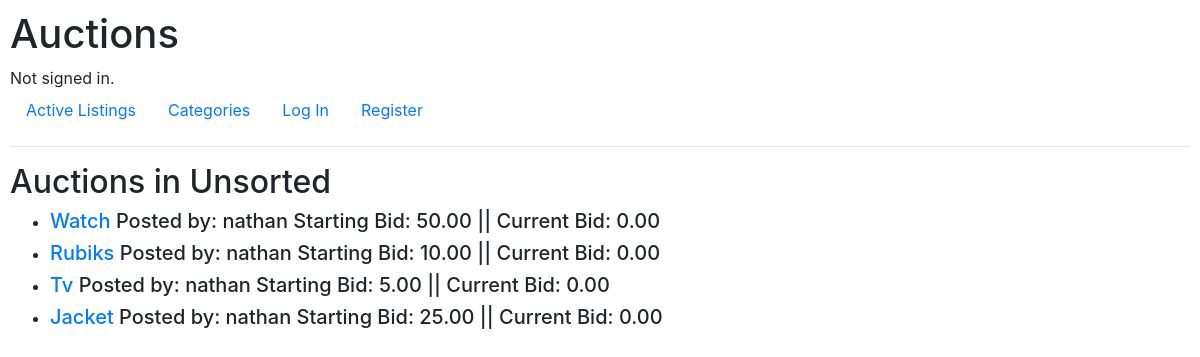
The app's page /categories/Unsorted, older data.
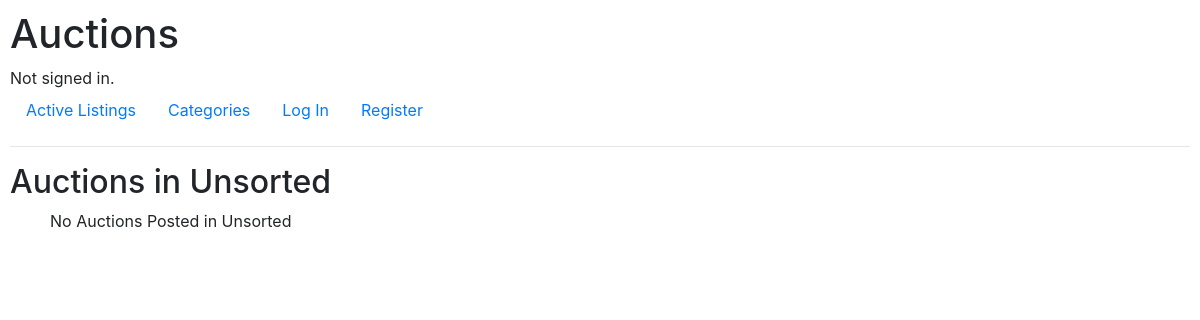
The same page, newer data.
### auctions/models.py (models this page shows, shortened)
class Listing(models.Model):
    title = models.CharField(max_length=120, default='')
    starting_bid = models.DecimalField(max_digits=6, decimal_places=2, default=0)
    current_bid = models.DecimalField(max_digits=6, decimal_places=2, default=0)
    creator = models.CharField(max_length=64, default='')
    high_bidder = models.ForeignKey(User, on_delete=models.CASCADE, related_name="items_winning", default='', null=True)
    image_url = models.URLField(blank=True, default='')
    is_active = models.IntegerField(default=1,)
    description = models.CharField(max_length=360, default='')
    category = models.CharField(max_length=16, default='Unsorted')

### auctions/views.py (the view)
# urls.py: path("categories/<str:name>", views.category, name= "category"),
def category(request, name):
    return render(request, "auctions/category.html", {
        "category": name,
        "results": Listing.objects.filter(category=name).all()
    })

### auctions/templates/auctions/category.html (shortened to what this page needs)
{% extends "auctions/layout.html" %}
{% block body %}
    <h2>Auctions in {{ category }}</h2>
<ul>
    {% for result in results %}
    <li>
        <a href="{% url 'listing' result.title %}"><h5>{{ result.title }}
        </a>
        Posted by: {{ result.creator }} Starting Bid: {{ result.starting_bid }} || Current Bid: {{ result.current_bid }}   </h5>
    </li>
   {% empty %}
   No Auctions Posted in {{ category }}
    {% endfor %}
</ul>
{% endblock %}

### auctions/templates/auctions/layout.html (shortened to what this page needs)
{% load static %}
<!DOCTYPE html>
<html lang="en">
    <head>
        <link rel="stylesheet" href="https://stackpath.bootstrapcdn.com/bootstrap/4.4.1/css/bootstrap.min.css">
        <link href="{% static 'auctions/styles.css' %}" rel="stylesheet">
    </head>
    <body>
        <h1>Auctions</h1>
        <div>
            {% if user.is_authenticated %}
                Signed in as <strong>{{ user.username }}</strong>.
            {% else %}
                Not signed in.
            {% endif %}
        </div>
        <ul class="nav">
            <li class="nav-item">
                <a class="nav-link" href="{% url 'index' %}">Active Listings</a>
            </li>
            <li class="nav-item">
                <a class="nav-link" href="{% url 'categories' %}">Categories</a>
            </li>
            {% if user.is_authenticated %}
            <li class="nav-item">
                <a class="nav-link" href="{% url 'watchlist' %}">View Watchlist</a>
            </li>
            <li class="nav-item">
                <a class="nav-link" href="{% url 'create' %}">Create Listing</a>
            </li>
                <li class="nav-item">
                    <a class="nav-link" href="{% url 'logout' %}">Log Out</a>
                </li>
            {% else %}
                <li class="nav-item">
                    <a class="nav-link" href="{% url 'login' %}">Log In</a>
                </li>
                <li class="nav-item">
                    <a class="nav-link" href="{% url 'register' %}">Register</a>
                </li>
            {% endif %}
        </ul>
        <hr>
        {% block body %}
        {% endblock %}
    </body>
</html>

### auctions/static/auctions/styles.css (style rules this page uses)
body { padding: 10px; }

Row changes from the older to the newer data that the page shows:
removed Listing: title "Watch", creator "nathan", starting_bid "50.00", current_bid "0.00"
removed Listing: title "Rubiks", creator "nathan", starting_bid "10.00", current_bid "0.00"
removed Listing: title "Tv", creator "nathan", starting_bid "5.00", current_bid "0.00"
removed Listing: title "Jacket", creator "nathan", starting_bid "25.00", current_bid "0.00"
Text that changed along with them:
{{ category }}: (not shown) → "Unsorted"
text now shown: "No Auctions Posted in"
